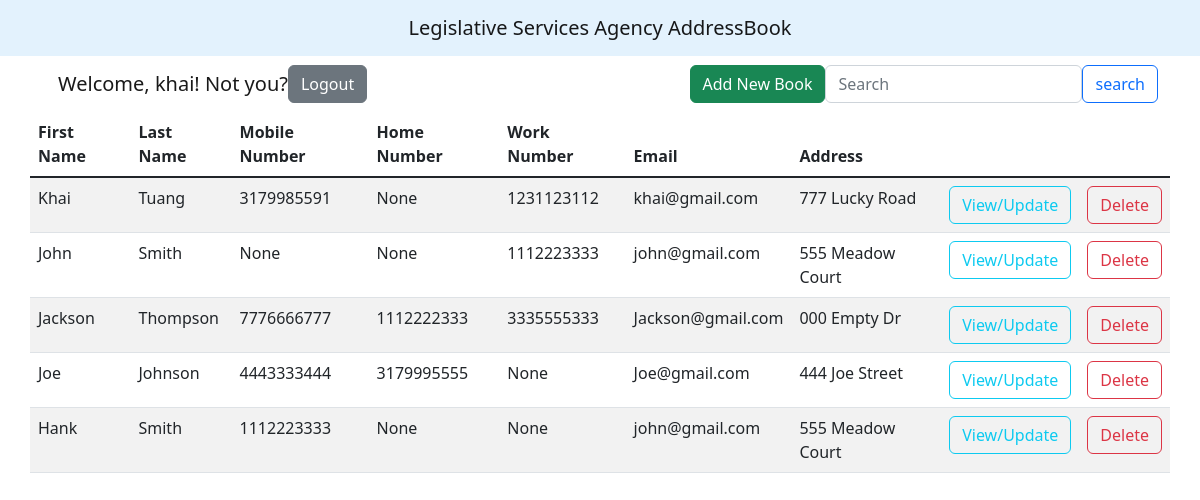
The page / (signed in) on the database as committed earlier.
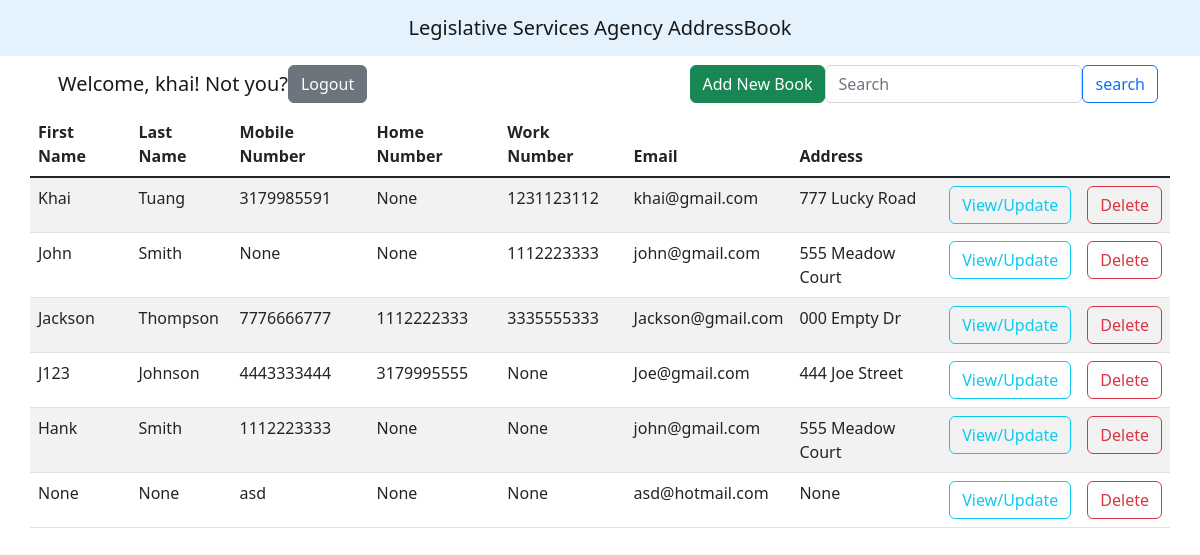
The same page on the database as committed later.
### index/models.py (models this page shows, shortened)
class Address(models.Model):
    user = models.ForeignKey(User, on_delete=models.CASCADE, null=True, blank=True)
    first_name = models.CharField(max_length=20, null= True, blank=True)
    last_name = models.CharField(max_length=20, null= True, blank=True)
    mobile_number = models.CharField(max_length=10, null=True, blank=True)
    home_number = models.CharField(max_length=10, null=True, blank=True)
    work_number = models.CharField(max_length=10, null=True, blank=True)
    email = models.EmailField(max_length=50)
    address = models.CharField(max_length=100, null=True, blank=True)

### index/views.py (the view)
# urls.py: path('', BookList.as_view(), name='addressbooks'),
class BookList(LoginRequiredMixin, ListView):
    model = Address
    template_name = 'index/book_list.html'
    context_object_name = 'books'
    def get_queryset(self):
        if 'q' in self.request.GET:
            q = self.request.GET['q']
            search_queries = Q(Q(first_name__icontains=q) | Q(last_name__icontains=q) |
                               Q(mobile_number__icontains=q) | Q(home_number__icontains=q) | Q(work_number__icontains=q) |
                               Q(email__icontains=q) | Q(address__icontains=q))
            return Address.objects.filter(search_queries, user=self.request.user)
        else:
            return Address.objects.filter(user=self.request.user) #filter authenticated user

### index/templates/index/book_list.html (shortened to what this page needs)
{%extends "index/base.html"%}
{%block body%}
<nav class="navbar navbar-expand-lg bg-white">
    <div class="container-fluid">
      <a class="navbar-brand">Welcome, {{request.user}}!  Not you?
        {% if request.user.is_authenticated %}
        <a class="btn btn-secondary" href="{% url 'logout'%}"> Logout</a>
        {% endif %}
      </a>
      <div class="collapse navbar-collapse" id="navbarText">
        <ul class="navbar-nav me-auto mb-2 mb-lg-0">
            <li class="nav-item">
                <a class="btn btn-success" role="button" href="{% url 'book-create' %}">Add New Book</a>
            </li>
        </ul>
        <form class="d-flex" action="" method="GET">
            <input type="text" class="form-control rounded" name='q' placeholder="Search" aria-label="Search" aria-describedby="search-addon" />
            <button type="submit" class="btn btn-outline-primary">search</button>
        </form>
      </div>
    </div>
</nav>
  <table class="table table-striped table-hover">
    <thead>
      <tr>
        <th scope="col">First Name</th>
        <th scope="col">Last Name</th>
        <th scope="col">Mobile Number</th>
        <th scope="col">Home Number</th>
        <th scope="col">Work Number</th>
        <th scope="col">Email</th>
        <th scope="col">Address</th>
      </tr>
    </thead>
    <tbody class="table-group-divider">
      {% for addressbook in books %}
        <tr>
          <td>{{addressbook.first_name}}</td>
          <td>{{addressbook.last_name}}</td>
          <td>{{addressbook.mobile_number}}</td>
          <td>{{addressbook.home_number}}</td>
          <td>{{addressbook.work_number}}</td>
          <td>{{addressbook.email}}</td>
          <td>{{addressbook.address}}</td>
            <td><a class="btn btn-outline-info" href="{% url 'book-edit' addressbook.id %}">View/Update</a></td>
            <td><a class="btn btn-outline-danger" href="{% url 'book-delete' addressbook.id %}">Delete</a></td>
        </tr>
      {% empty %}
        <tr>
          <h3>No addressbook list found.</h3>
        </tr>
      {% endfor %}
    </tbody>
  </table>
{%endblock body%}

### index/templates/index/base.html (shortened to what this page needs)
<!doctype html>
<html lang="en">
  <head>
    <link rel="stylesheet" href="https://cdn.jsdelivr.net/npm/bootstrap@5.2.0-beta1/dist/css/bootstrap.rtl.min.css">
  </head>
  <body>
    <nav class="navbar" style="background-color: #e3f2fd;">
      <div class="container">
        <a class="navbar-brand mx-auto" href="{% url 'addressbooks' %}">Legislative Services Agency AddressBook</a>
      </div>
    </nav>
    <div class="container">
      <div class="row">
    {% block body %}
    {% endblock body%}
      </div>
    </div>
  </body>
</html>

Rows that differ between the two databases and show on the page:
changed Address "Johnson": first_name "Joe" → "J123"
added Address: first_name "None", last_name "None", mobile_number "asd", home_number "None", work_number "None", email "asd@hotmail.com", address "None"
